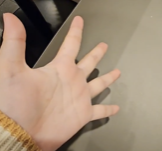
#> input picture Task3/HSVDetect/hand4.png, 162 x 151 px
$ python test.py
#> lines starting #> are read from the running program, lines starting #| are printed output that depends on the picture
import cv2

# Load the image
image_path = "hand4.png"  # Replace this with the correct path to your image
image = cv2.imread(image_path)
#> image is the input picture: shape (151, 162, 3); mean B, G, R 119.7, 140.9, 162.3

# Check if the image was loaded correctly
if image is None:
    print("Error: Could not load the image. Check the file path.")
else:
    # Resize the image for easier display (optional)
    image = cv2.resize(image, (600, 800))
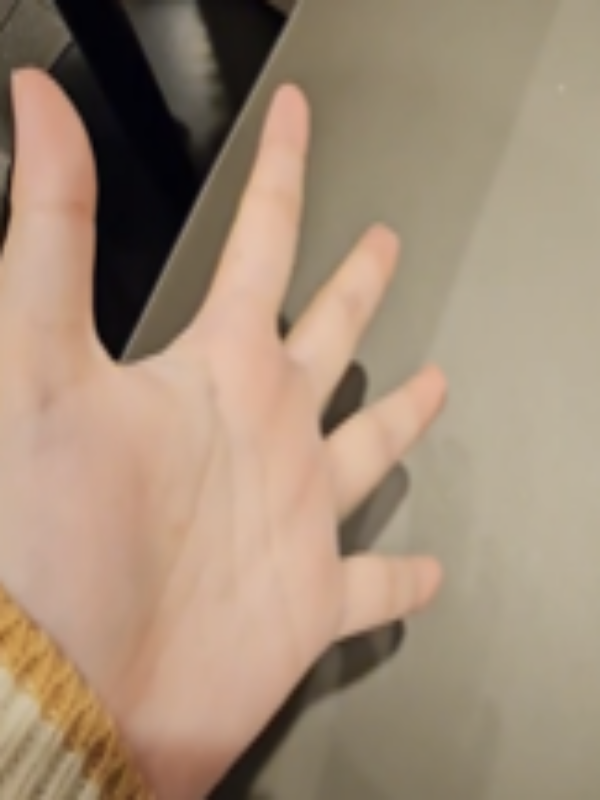
#> image: shape (800, 600, 3); mean B, G, R 119.6, 140.8, 162.1

    # Convert the image to HSV
    hsv_image = cv2.cvtColor(image, cv2.COLOR_BGR2HSV)
#> hsv_image: shape (800, 600, 3); mean H, S, V 22.1, 70.1, 162.3

    # Function to get HSV value on mouse click
    def get_hsv_value(event, x, y, flags, param):
        if event == cv2.EVENT_LBUTTONDOWN:  # Left-click to get HSV value
            hsv_value = hsv_image[y, x]
            print("HSV Value at ({}, {}): {}".format(x, y, hsv_value))

    # Display the image and set up a mouse callback
    cv2.imshow("Image", image)
    cv2.setMouseCallback("Image", get_hsv_value)

    print("Click on the image to get HSV values. Press 'q' to quit.")
    while True:
        if cv2.waitKey(1) & 0xFF == ord('q'):
#> (key q is pressed here)
            break

    cv2.destroyAllWindows()

$ run again, with Task3/HSVDetect/hand1.png copied over Task3/HSVDetect/hand4.png
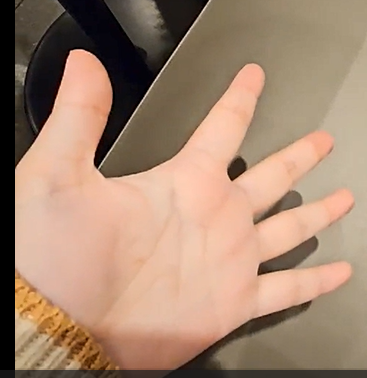
#> input picture Task3/HSVDetect/hand1.png, 367 x 378 px
#> image is the input picture: shape (378, 367, 3); mean B, G, R 112.6, 134.4, 164.5
#> `image = cv2.resize(image, (600, 800))`:
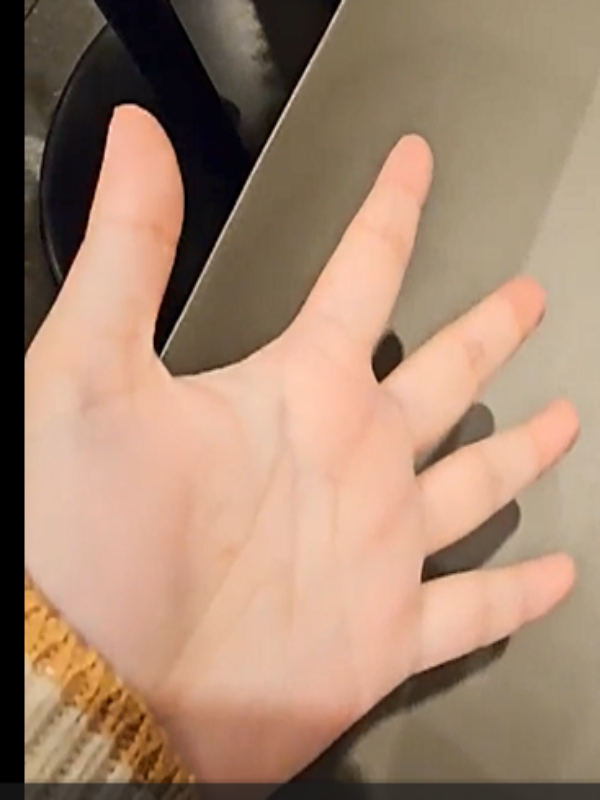
#> image: shape (800, 600, 3); mean B, G, R 112.5, 134.3, 164.4
#> hsv_image: shape (800, 600, 3); mean H, S, V 19.1, 80.9, 164.6

$ run again, with Task3/HSVDetect/hand2.png copied over Task3/HSVDetect/hand4.png
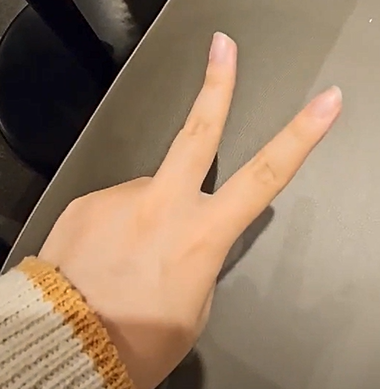
#> input picture Task3/HSVDetect/hand2.png, 380 x 389 px
#> image is the input picture: shape (389, 380, 3); mean B, G, R 104.1, 127.9, 152.7
#> `image = cv2.resize(image, (600, 800))`:
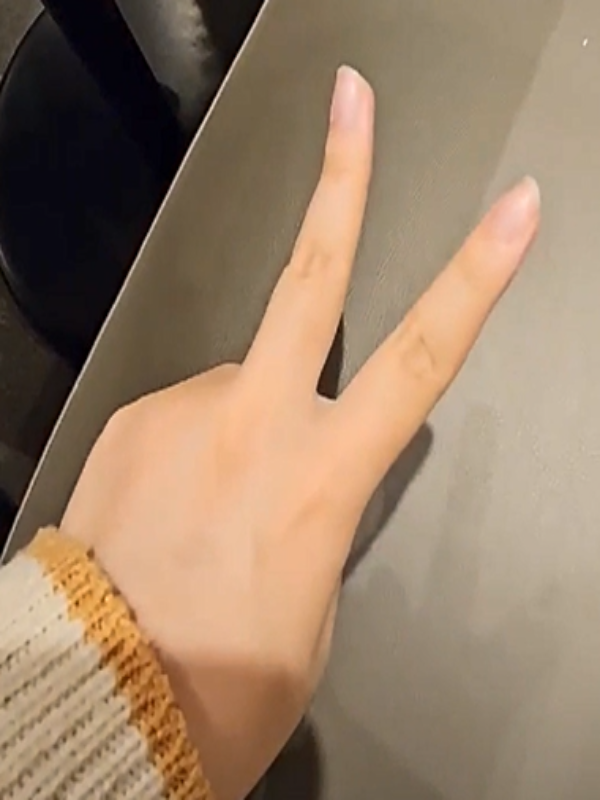
#> image: shape (800, 600, 3); mean B, G, R 104, 127.8, 152.6
#> hsv_image: shape (800, 600, 3); mean H, S, V 26.7, 86.3, 153.1

$ run again, with Task3/HSVDetect/hand3.png copied over Task3/HSVDetect/hand4.png
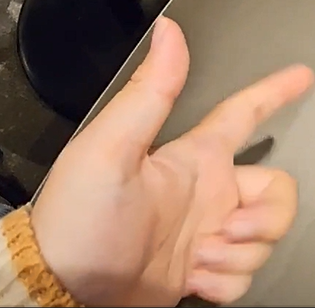
#> input picture Task3/HSVDetect/hand3.png, 315 x 308 px
#> image is the input picture: shape (308, 315, 3); mean B, G, R 104.4, 127.6, 161.6
#> `image = cv2.resize(image, (600, 800))`:
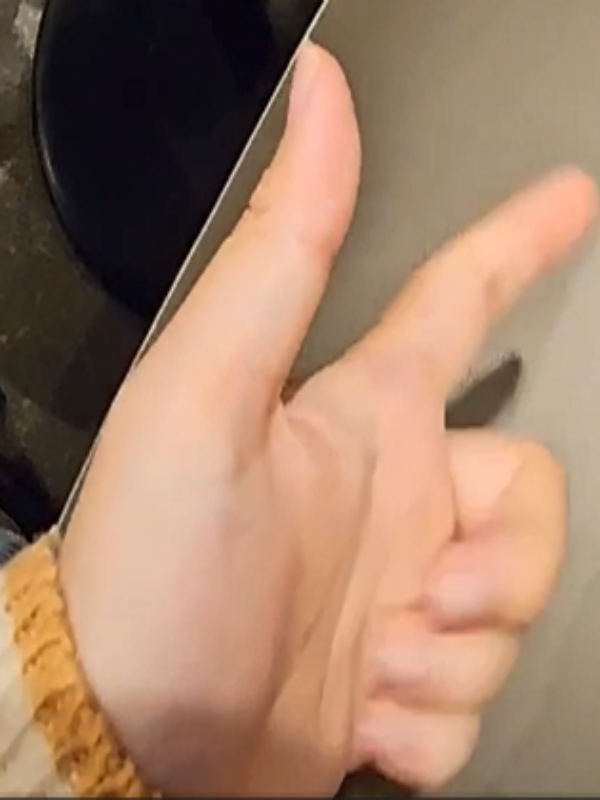
#> image: shape (800, 600, 3); mean B, G, R 104.3, 127.5, 161.4
#> hsv_image: shape (800, 600, 3); mean H, S, V 27.5, 96, 162.2
